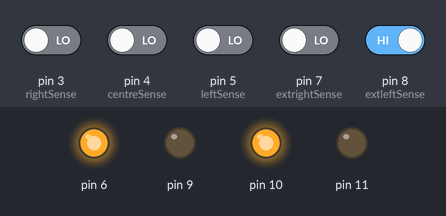
Recording of a sketch running on a simulated Arduino Uno, built with avr-gcc and run on an emulated ATmega328P. Parts: output pins drawn as LEDs (lit = HIGH). Inputs (shaded band) come from the test bench; at power-on: pin 8 (extleftSense) HIGH, pin 3 (rightSense), pin 4 (centreSense), pin 5 (leftSense), pin 7 (extrightSense) LOW.

Above: at 1.2 s.
1.3 s: pin 3 (rightSense) driven HIGH
At 2.5 s:
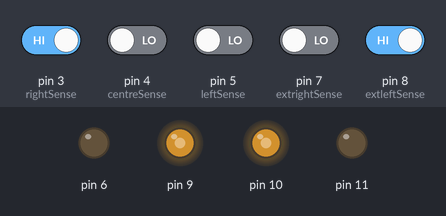
2.8 s: pin 3 (rightSense) driven LOW
At 3.8 s:
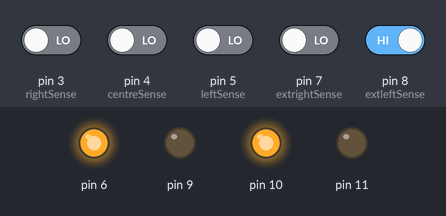
4.3 s: pin 7 (extrightSense) driven HIGH
At 4.9 s:
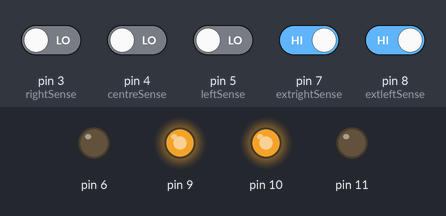
5.8 s: pin 8 (extleftSense) driven LOW
At 6.1 s:
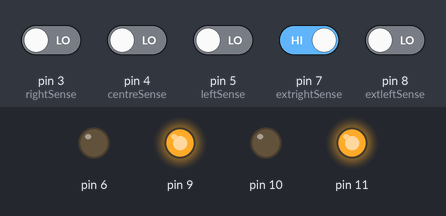
7.3 s: pin 8 (extleftSense) driven HIGH
At 8.4 s:
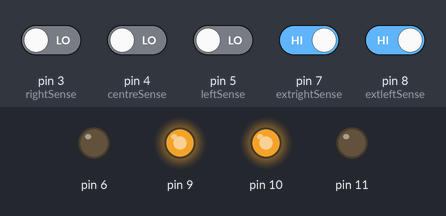
8.8 s: pin 5 (leftSense) driven HIGH
At 9.5 s:
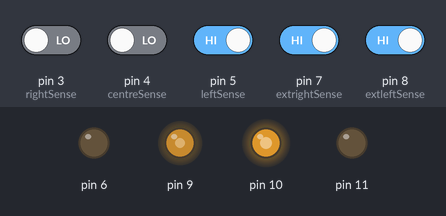
Timing chart, 0 to 11.3 s (numbered marks = the images above; inputs shaded):
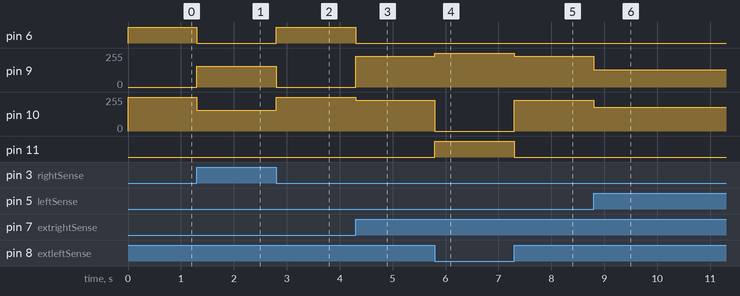

Measured:
- after the input at 1.3 s, pin 6: HIGH → LOW at once; pin 9: 0/255 → 155/255 at once; pin 10: 255/255 → 155/255 at once
- after the input at 2.8 s, pin 6: LOW → HIGH at once; pin 9: 155/255 → 0/255 at once; pin 10: 155/255 → 255/255 at once
- after the input at 4.3 s, pin 6: HIGH → LOW at once; pin 9: 0/255 → 230/255 at once; pin 10: 255/255 → 230/255 at once
- after the input at 5.8 s, pin 9: 230/255 → 255/255 at once; pin 10: 230/255 → 0/255 at once; pin 11: LOW → HIGH at once
- after the input at 7.3 s, pin 9: 255/255 → 230/255 at once; pin 10: 0/255 → 230/255 at once; pin 11: HIGH → LOW at once
- after the input at 8.8 s, pin 9: 230/255 → 130/255 at once; pin 10: 230/255 → 180/255 at once

The sketch:

FinalCode.ino
```cpp
const int leftSpeed =155;
const int rightSpeed = 155;
const int Kp = 25;
const int Ki = 0;
const int Kd = 2;
int m1Speed = 0;
int m2Speed = 0;
int P = 0;
int I = 0;
int D = 0;
int PID = 0;
int prevError = 0;
int curError = 0;
int extleftSense = 8;
int leftSense = 5;
int centreSense = 4;
int rightSense = 3;
int extrightSense = 7;
int val1 = 0;
int val2 = 0;
int val3 = 0;
int val4 = 0;
int val5 = 0;
int lor=2;
void setup()
{
  pinMode(extleftSense, INPUT);
  pinMode(leftSense, INPUT);
  pinMode(centreSense, INPUT);
  pinMode(rightSense, INPUT);
  pinMode(extrightSense, INPUT);
  pinMode(6, OUTPUT);
  pinMode(9, OUTPUT);
  pinMode(10, OUTPUT);
  pinMode(11, OUTPUT);
}

void loop()
{
  int fast = 0;
// readData();
  val1 = digitalRead(extleftSense);
  val2 = digitalRead(leftSense);
  val3 = digitalRead(centreSense);
  val4 = digitalRead(rightSense);
  val5 = digitalRead(extrightSense);

  if (val1 == LOW && val2 == HIGH && val3 == HIGH && val4 == HIGH && val5 == HIGH)
  {
    curError = -4;
  }

  else if (val1 == LOW && val2 == LOW && val3 == HIGH && val4 == HIGH && val5 == HIGH)
  {
    curError = -3;
  }

  else if (val1 == HIGH && val2 == LOW && val3 == HIGH && val4 == HIGH && val5 == HIGH)
  {
    curError = -2;
  }

  else if (val1 == HIGH && val2 == LOW && val3 == LOW && val4 == HIGH && val5 == HIGH)
  {
    curError = -1;
  }

  else if ((val1 == HIGH && val2 == HIGH && val3 == LOW && val4 == HIGH && val5 == HIGH) || (val1 == HIGH && val2 == LOW && val3 == LOW && val4 == LOW && val5 == HIGH))
  {
    curError = 0;
    fast = 25;
  }

  else if (val1 == HIGH && val2 == HIGH && val3 == LOW && val4 == LOW && val5 == HIGH)
  {
    curError = 1;
  }

  else if (val1 == HIGH && val2 == HIGH && val3 == HIGH && val4 == LOW && val5 == HIGH)
  {
    curError = 2;
  }

  else if (val1 == HIGH && val2 == HIGH && val3 == HIGH && val4 == LOW && val5 == LOW)
  {
    curError = 3;
  }

  else if (val1 == HIGH && val2 == HIGH && val3 == HIGH && val4 == HIGH && val5 == LOW)
  {
    curError = 4;
  }

  else if ((val1 == LOW && val2 == LOW && val3 == LOW && val4 == LOW && val5 == HIGH) || (val1 == LOW && val2 == LOW && val3 == LOW && val4 == HIGH && val5 == HIGH))
  {
    fast = 75; // LEFT TURN
    while (fast == 75) // LEFT TURN
    { lor=0;
      analogWrite(9, 255);
      analogWrite(6, 0);
      analogWrite(10, 0);
      analogWrite(11, 255);
      //delay(100);
      break;
    }
  }

  else if ((val1 == HIGH && val2 == LOW && val3 == LOW && val4 == LOW && val5 == LOW) || (val1 == HIGH && val2 == HIGH && val3 == LOW && val4 == LOW && val5 == LOW) /*|| (val1 == HIGH && val2 == HIGH && val3 == LOW && val4 == LOW && val5 == LOW)*/)
  {
    fast = 50; // RIGHT TURN
    while (fast == 50) // RIGHT TURN
    { lor=1;
      analogWrite(9, 0);
      analogWrite(6, 255);
      analogWrite(10, 255);
      analogWrite(11, 0);
      //delay(100);
      break;
    }
  }
  else if (val1 == HIGH && val2 == HIGH && val3 == HIGH&& val4 == HIGH && val5 == HIGH)
  {
    if(lor==0)
    {
      analogWrite(9, 230);
      analogWrite(6, 0);
      analogWrite(10,0);
      analogWrite(11, 230);
    }
    else if(lor==1)
    {
      analogWrite(9, 0);
      analogWrite(6, 230);
      analogWrite(10, 230);
      analogWrite(11, 0);
    }
  }

  /*else if (val1 == HIGH && val2 == HIGH && val3 == HIGH && val4 == HIGH && val5 == HIGH)
  { // U - TURN
    fast = 100;
  }*/

  if (fast == 0)
  {
// calculatePID();

    P = curError;
    I = prevError + curError;
    D = prevError - curError;
    prevError = curError;

// runBOT();
    PID = (Kp*P) + (Ki*I) + (Kd*D);

    m1Speed = leftSpeed - PID;
    m2Speed = rightSpeed + PID;

    analogWrite(9, m1Speed);
    analogWrite(6, 0);
    analogWrite(10, m2Speed);
    analogWrite(11, 0);
  }

  else if (fast == 25)
  {
    analogWrite(9, 230);
    analogWrite(6, 0);
    analogWrite(10, 230);
    analogWrite(11, 0);
  }
}
```
